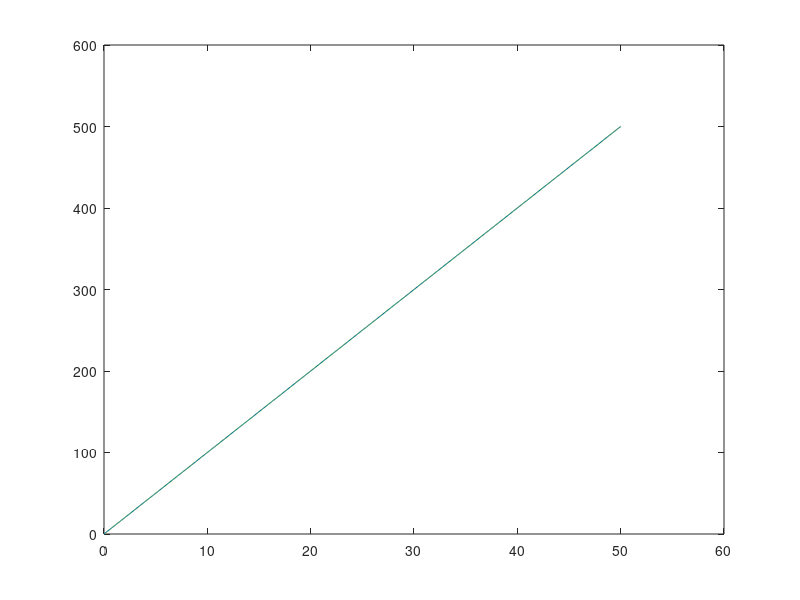

Recreate this plot in MATLAB.
clc
clear all
m = 0.1 ;  %kg
F = 1;    %Forca em newtons
t0 = 0;
tf = 50;
dt = 0.1;
n = tf/dt;
v0 = 0;
v(1) = v0;
t(1) = t0;
for i=1 : n
 vn=v(i);
 tn=t(i);
 v(1+i) = v(i) + (F/m)*dt;
 t(1+i) = t(i) + dt;
end
v1=v0 + (F/m)*t;
erro = v - v1;
plot(t,v,'y')
hold on
plot(t,v1)
erro(end)